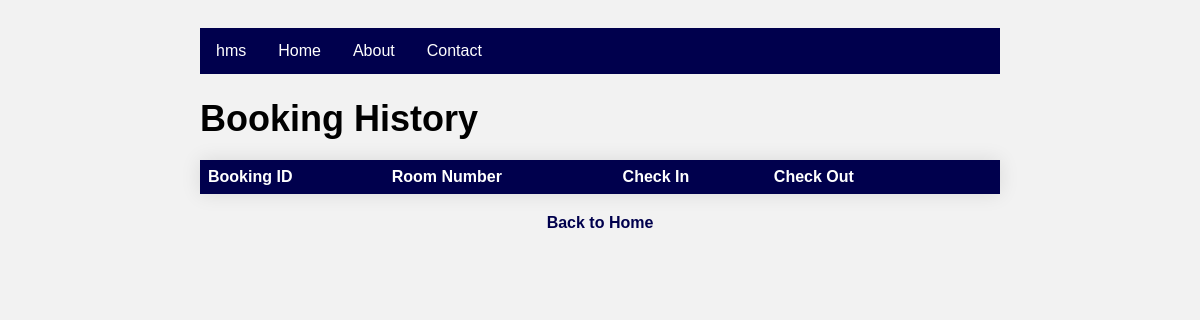
Page /booking_history/ (signed in) on the earlier database version.
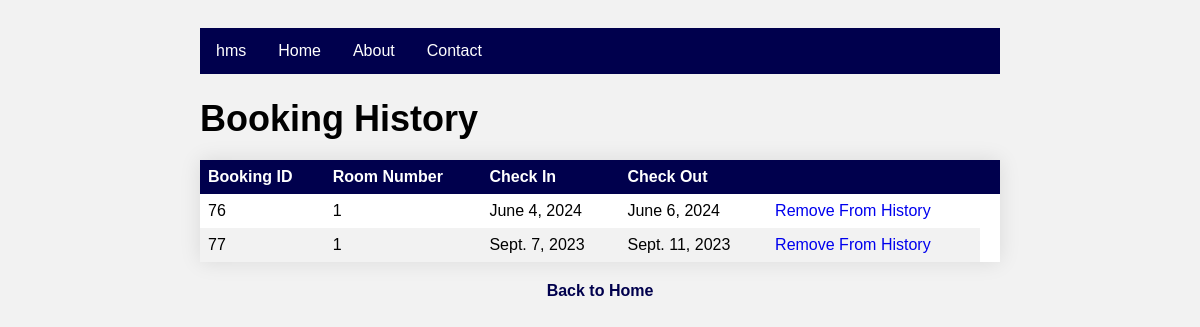
Same page on the later database version.
### HMS_APP/models.py (models this page shows, shortened)
class BookingHistory(models.Model):
    user = models.ForeignKey(settings.AUTH_USER_MODEL, on_delete=models.CASCADE, null=True)
    room = models.ForeignKey(Room, on_delete=models.CASCADE, null=True)
    check_in = models.DateField(null=True)
    check_out = models.DateField(null=True)

class Room(models.Model) :
    ROOM_CATEGORIES = (
        ('WithAc', 'AC'),
        ('WithoutAc', 'NON-AC'),
        ('Deluxe', 'DELUXE'),
    )
    number = models.IntegerField()
    category = models.CharField(max_length = 10, choices=ROOM_CATEGORIES)
    capacity = models.IntegerField()
    room_description = models.TextField()
    room_price = models.IntegerField(help_text = "Price Per Day", null=True)
    room_picture = models.ImageField(null=True)

### HMS_APP/views.py (the view)
# urls.py: path('booking_history/', views.booking_history, name = "booking_history"),
def booking_history(request):
    bookings = BookingHistory.objects.filter(user=request.user)
    return render(request, "bookinghistory.html", {'bookings' : bookings})

### templates/bookinghistory.html (shortened to what this page needs)
<!DOCTYPE html>
<html>
<head>
	<link rel="stylesheet" type="text/css" href="/static/css/nav.css">
</head>
<body>
	<div class="container">
	  <nav class="navbar">
		<ul>
		  <li><a href="{% url 'profile_page' %}"> {{request.user}} </a></li>
		  <li><a href="{% url 'home' %}">Home</a></li>
		  <li><a href="{% url 'about' %}">About</a></li>
		  <li><a href="{% url 'contact_us' %}">Contact</a></li>
		</ul>
	  </nav>
		<h1>Booking History</h1>
		<table>
			<thead>
				<tr>
					<th>Booking ID</th>
					<th>Room Number</th>
					<th>Check In</th>
					<th>Check Out</th>
					<th>  <th>
				</tr>
			</thead>
			<tbody>
				{% for booking in bookings %}
				<tr>
					<td>{{ booking.id }}</td>
					<td>{{ booking.room.number }}</td>
					<td>{{ booking.check_in }}</td>
					<td>{{ booking.check_out }}</td>
					<td><a href="{% url 'removeHistory' id=booking.id %}">Remove From History</a></td>
				</tr>
				{% endfor %}
			</tbody>
		</table>
		<div class="back-to-home">
			<a href="{% url 'home' %}">Back to Home</a>
		</div>
	</div>
</body>
</html>

Differences in the rows shown:
added BookingHistory: id "76", room.number "1", check_in "June 4, 2024", check_out "June 6, 2024"
added BookingHistory: id "77", room.number "1", check_in "Sept. 7, 2023", check_out "Sept. 11, 2023"
